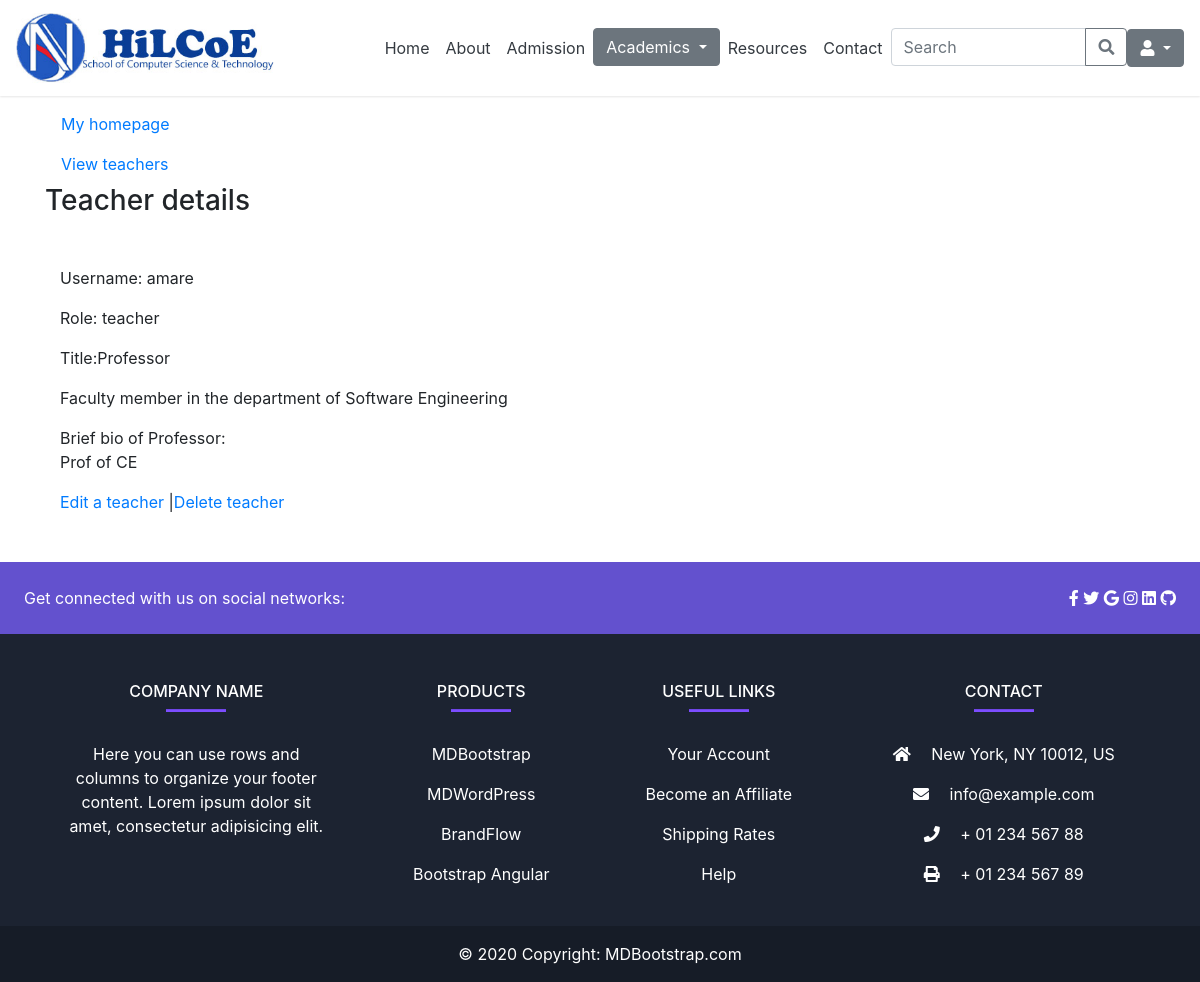
/admin_app/teacher/2/detail/, run on an earlier commit of the app's database.
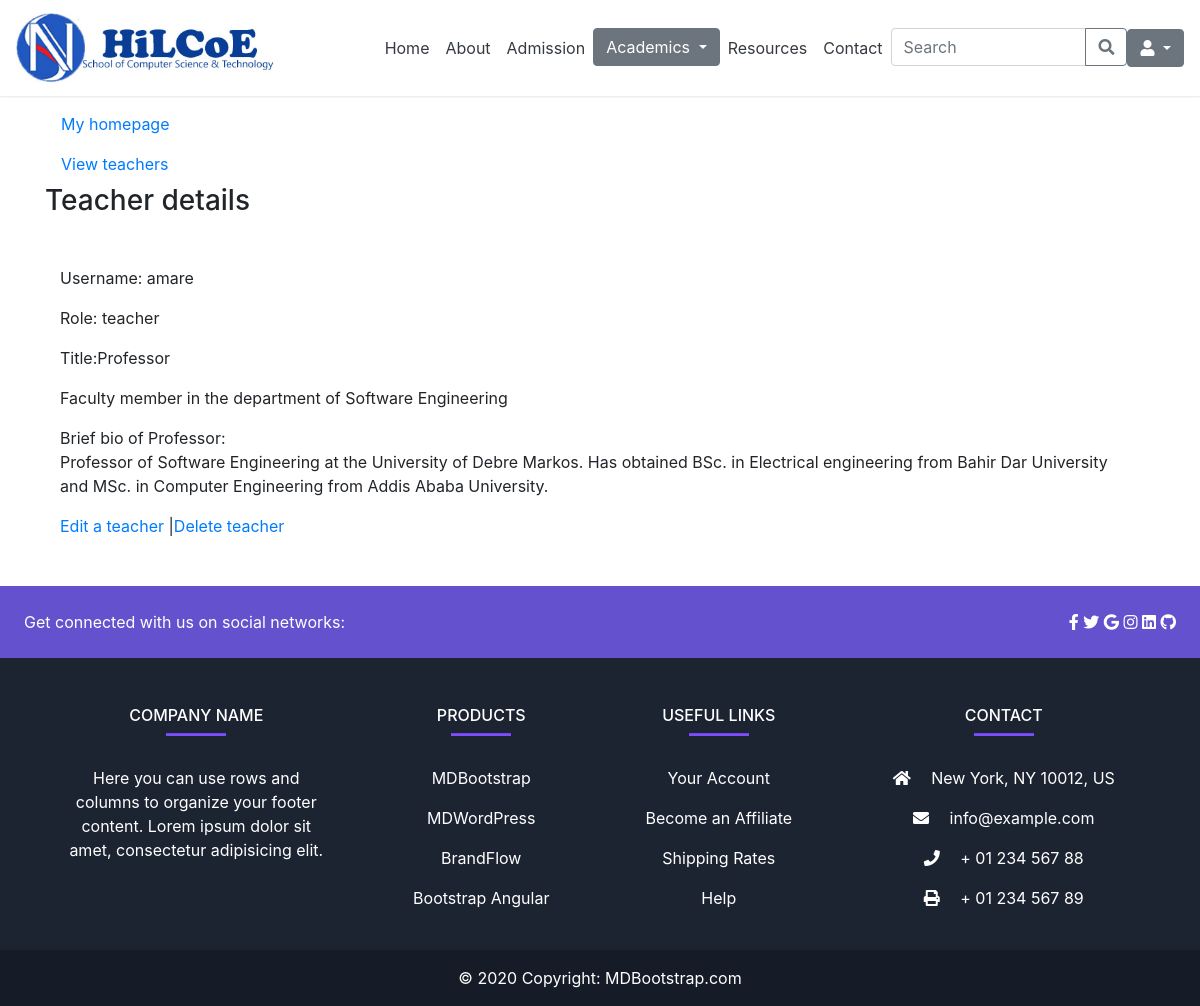
And on a later commit of the database.
### admin_app/models.py (models this page shows, shortened)
class UserProfile(models.Model):
    user = models.OneToOneField(User, on_delete=models.CASCADE)
    bio = models.TextField(default='Enter your bio briefly')
    role = models.CharField(max_length=20, choices=roles, default='student')
    department = models.ForeignKey(Department, on_delete=models.CASCADE, null=True, blank=True)
    academic_year = models.CharField(max_length=20, choices=year, null=True, blank=True)
    semester = models.CharField(max_length=20, choices=semester, null=True, blank=True)
    title = models.CharField(max_length=20, choices=title_choices, null=True, blank=True)

class Department(models.Model):
  name = models.CharField(max_length=50)
  department_head = models.CharField(max_length=50)
  def __str__(self):
        return self.name

### admin_app/views.py (the view)
# urls.py: path('teacher/<int:teacher_id>/detail/', views.teacher_detail, name='teacher-detail'),
def teacher_detail(request, teacher_id):
    teacher = UserProfile.objects.get(pk=teacher_id)
    context = {
      'teacher':teacher
   }
    return render(request, 'admin_app/teacher_detail.html', context)

### templates/admin_app/teacher_detail.html (shortened to what this page needs)
{% extends 'base.html' %}
{% block content %}
<div class="container my-5">
    <a class="nav-link text-black" href="{% if user.is_superuser or user.is_staff %}
            {% url 'admin-dashboard' %}
            {% else %}
                {% url 'cs-bsc' %}
            {% endif %}">My homepage
    </a>
    <a class="nav-link text-black" href="{% url 'teacher-list' %}"> View teachers </a>
    <h3>Teacher details</h3>
    <div class="container my-5">
        <p>Username: {{ teacher.user.username }} </p>
        <p>Role: {{ teacher.role }}</p>
        <p>Title:{{ teacher.title }}</p>
        <p>Faculty member in the department of {{ teacher.department }} </p>
        <p>Brief bio of {{ teacher.title }}: <br> {{ teacher.bio }}</p>
        <a href="{% url 'teacher-edit' teacher_id=teacher.pk %}">Edit a teacher </a>|<a href="{% url 'teacher-delete' teacher_id=teacher.pk %}">Delete teacher </a>
    </div>
</div>
{% endblock %}

What changed in the data, as far as the page shows it:
changed UserProfile "teacher": bio "Prof of CE" → "Professor of Software Engineering at the University of Debre Markos. Has obtained BSc. in Electrical engineering from Bahir Dar University and MSc. in Computer Engineering from Addis Ababa University."
